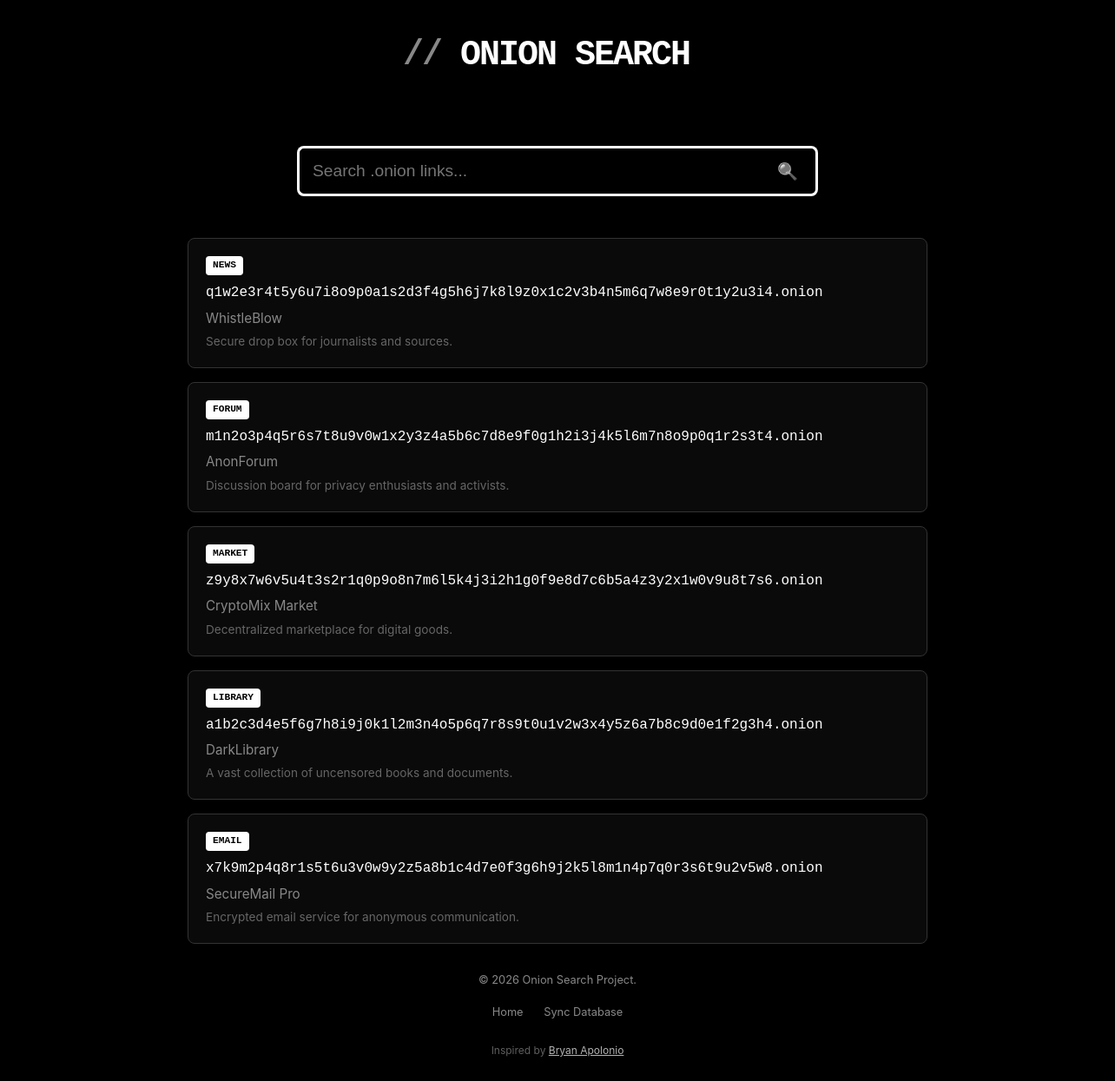
The app's page /results.php with its own data.
### tables this page shows
CREATE TABLE submissions (
            id INTEGER PRIMARY KEY AUTOINCREMENT,
            url TEXT UNIQUE,
            title TEXT,
            description TEXT,
            category TEXT DEFAULT 'general',
            added_at DATETIME DEFAULT CURRENT_TIMESTAMP
        );

### includes/engine.php (called while the page is built, shortened)
<?php
function getDatabaseConnection(): ?PDO {
    try {
        $db = new PDO('sqlite:' . DB_PATH);
        $db->setAttribute(PDO::ATTR_ERRMODE, PDO::ERRMODE_EXCEPTION);
        $db->exec("CREATE TABLE IF NOT EXISTS submissions (
            id INTEGER PRIMARY KEY AUTOINCREMENT,
            url TEXT UNIQUE,
            title TEXT,
            description TEXT,
            category TEXT DEFAULT 'general',
            added_at DATETIME DEFAULT CURRENT_TIMESTAMP
        )");
        return $db;
    } catch (PDOException $e) {
        error_log("DB Connection Error: " . $e->getMessage());
        return null;
    }
}
function searchLinks(string $query = ''): array {
    $db = getDatabaseConnection();
    try {
        if (!empty($query)) {
            $stmt = $db->prepare("SELECT * FROM submissions WHERE url LIKE :q OR title LIKE :q OR description LIKE :q LIMIT 50");
            $stmt->execute([':q' => '%' . $query . '%']);
        } else {
            $stmt = $db->query("SELECT * FROM submissions ORDER BY id DESC LIMIT 50");
        }
        return $stmt->fetchAll(PDO::FETCH_ASSOC);
    } catch (PDOException $e) {
        error_log("Search Error: " . $e->getMessage());
        return [];
    }
}

### results.php (the view, shortened to what this page needs)
<?php
require_once __DIR__ . '/includes/engine.php';
$query = $_GET['q'] ?? '';
$results = [];
if (!empty($query)) {
    $cleanQuery = trim(preg_replace('/[^a-zA-Z0-9\s._-]/', '', $query));
    if (!empty($cleanQuery)) {
        $results = searchLinks($cleanQuery);
    }
} else {
    $results = searchLinks('');
}
?>
<!DOCTYPE html>
<html lang="en">
<head>
    <link rel="stylesheet" href="assets/css/style.css">
</head>
<body>
    <div class="container">
        <header>
            <h1><span>// </span>ONION SEARCH</h1>
        </header>
        <div class="search-wrapper">
            <form action="results.php" method="GET">
                <input type="text" name="q" value="<?= htmlspecialchars($query) ?>" placeholder="Search .onion links..." autofocus autocomplete="off">
                <button type="submit" class="search-btn"></button>
            </form>
        </div>
        <main class="results">
            <?php if (empty($results)): ?>
                <div class="status-msg">NO RESULTS FOUND FOR "<?= htmlspecialchars($query) ?>"</div>
            <?php else: ?>
                <?php foreach ($results as $row):
                    $displayUrl = preg_replace('#^https?://#', '', rtrim($row['url'], '/'));
                    $category = $row['category'] ?? 'LINK';
                    $title = $row['title'] ?? $displayUrl;
                    $desc = $row['description'] ?? 'No description available.';
                ?>
                <a href="<?= htmlspecialchars($row['url']) ?>" target="_blank" rel="noopener noreferrer" class="card">
                    <div class="card-header">
                        <span class="tag"><?= htmlspecialchars(strtoupper($category)) ?></span>
                    </div>
                    <div class="link-url"><?= htmlspecialchars($displayUrl) ?></div>
                    <div class="link-title"><?= htmlspecialchars($title) ?></div>
                    <p style="color: #666; font-size: 0.85rem; margin-top: 5px; line-height: 1.4;">
                        <?= htmlspecialchars($desc) ?>
                    </p>
                </a>
                <?php endforeach; ?>
            <?php endif; ?>
        </main>
        <footer>
            <p>&copy; <?= date('Y') ?> Onion Search Project.</p>
            <div class="footer-links">
                <a href="index.php">Home</a>
                <a href="?sync=1">Sync Database</a>
            </div>
            <div class="credits">
                <p>Inspired by <a href="https://github.com/BryanApolonio/" target="_blank" rel="noopener noreferrer">Bryan Apolonio</a></p>
            </div>
        </footer>
    </div>
</body>
</html>

### assets/css/style.css (style rules this page uses)
* { margin: 0; padding: 0; box-sizing: border-box; }
:root { --header-margin-left: 15.5rem; --bg: #000; --fg: #fff; --dim: #888; --border: #333; }
body { background-color: var(--bg); color: var(--fg); font-family: -apple-system, BlinkMacSystemFont, "Segoe UI", Roboto, Helvetica, Arial, sans-serif; line-height: 1.6; min-height: 100vh; display: flex; flex-direction: column; }
.container { width: 100%; max-width: 900px; margin: 0 auto; padding: 2rem 1.5rem; flex: 1; display: flex; flex-direction: column; }
header { text-align: left; margin-left: var(--header-margin-left); margin-bottom: 3rem; padding-bottom: 1.5rem; width: 100%; }
h1 { font-family: 'Courier New', monospace; font-size: 2.5rem; font-weight: 700; letter-spacing: -2px; }
h1 span { color: var(--dim); }
.search-wrapper { width: 100%; margin: 0 auto 3rem auto; }
form { display: flex; gap: 0; max-width: 600px; margin: 0 auto; width: 100%; }
input[type="text"] { flex: 1; background: #000; border: 3px solid #fff; border-right: none; color: #fff; padding: 15px; font-size: 1.2rem; outline: none; border-radius: 8px 0 0 8px; }
button.search-btn { background: #000; border: 3px solid #fff; border-left: none; color: transparent; padding: 0 20px; cursor: pointer; border-radius: 0 8px 8px 0; font-size: 1.2rem; display: flex; align-items: center; justify-content: center; font-size: 1.2rem; }
button.search-btn::before { content: "🔍"; color: #888; font-size: 1.2rem; filter: grayscale(100%); }
.results { display: grid; gap: 1rem; width: 100%; }
.card { background: #0a0a0a; border: 1px solid var(--border); border-radius: 8px; padding: 1.25rem; text-decoration: none; display: block; transition: transform 0.2s, border-color 0.2s; }
.card-header { display: flex; justify-content: space-between; margin-bottom: 0.5rem; }
.tag { background: var(--fg); color: var(--bg); font-size: 0.7rem; font-weight: bold; padding: 2px 8px; border-radius: 4px; text-transform: uppercase; font-family: monospace; }
.link-url { color: var(--fg); font-family: 'Courier New', monospace; font-size: 1rem; word-break: break-all; margin-bottom: 0.25rem; display: block; }
.link-title { color: var(--dim); font-size: 0.95rem; white-space: nowrap; overflow: hidden; text-overflow: ellipsis; }
footer { margin-top: auto; padding-top: 2rem; text-align: center; color: var(--dim); font-size: 0.8rem; }
.footer-links { margin-top: 1rem; }
.footer-links a { color: var(--dim); text-decoration: none; margin: 0 10px; }
.credits { margin-top: 1.5rem; font-size: 0.75rem; opacity: 0.7; }
.credits a { color: var(--fg); text-decoration: underline; }

### records on screen
submissions: category "NEWS", url "q1w2e3r4t5y6u7i8o9p0a1s2d3f4g5h6j7k8l9z0x1c2v3b4n5m6q7w8e9r0t1y2u3i4.onion", title "WhistleBlow", description "Secure drop box for journalists and sources."
submissions: category "FORUM", url "m1n2o3p4q5r6s7t8u9v0w1x2y3z4a5b6c7d8e9f0g1h2i3j4k5l6m7n8o9p0q1r2s3t4.onion", title "AnonForum", description "Discussion board for privacy enthusiasts and activists."
submissions: category "MARKET", url "z9y8x7w6v5u4t3s2r1q0p9o8n7m6l5k4j3i2h1g0f9e8d7c6b5a4z3y2x1w0v9u8t7s6.onion", title "CryptoMix Market", description "Decentralized marketplace for digital goods."
submissions: category "LIBRARY", url "a1b2c3d4e5f6g7h8i9j0k1l2m3n4o5p6q7r8s9t0u1v2w3x4y5z6a7b8c9d0e1f2g3h4.onion", title "DarkLibrary", description "A vast collection of uncensored books and documents."
submissions: category "EMAIL", url "x7k9m2p4q8r1s5t6u3v0w9y2z5a8b1c4d7e0f3g6h9j2k5l8m1n4p7q0r3s6t9u2v5w8.onion", title "SecureMail Pro", description "Encrypted email service for anonymous communication."
